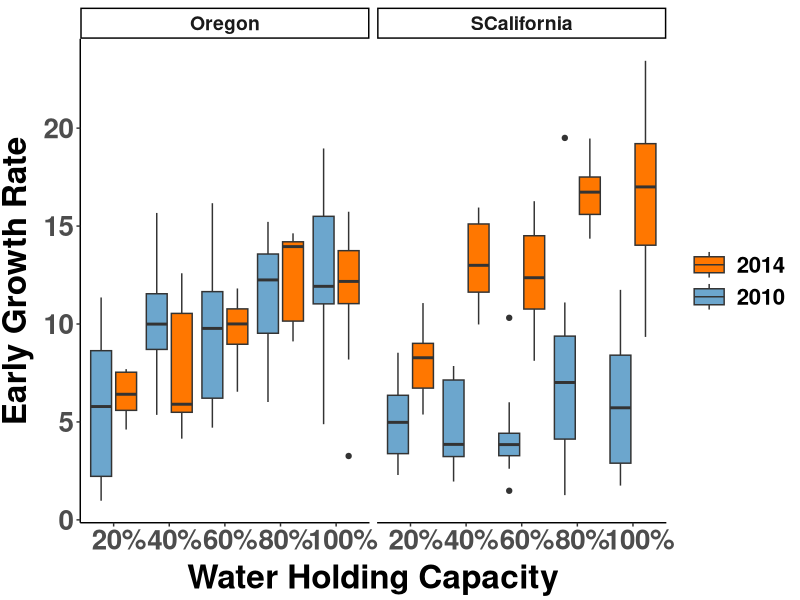
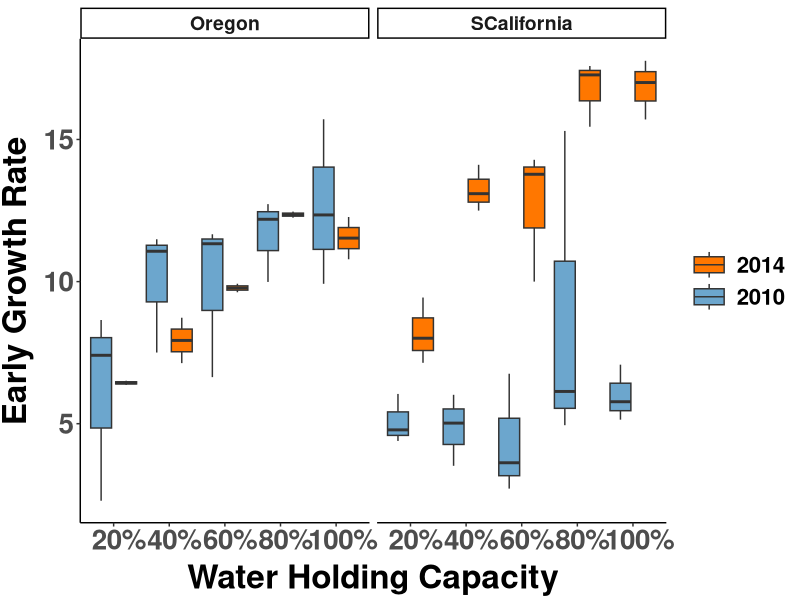
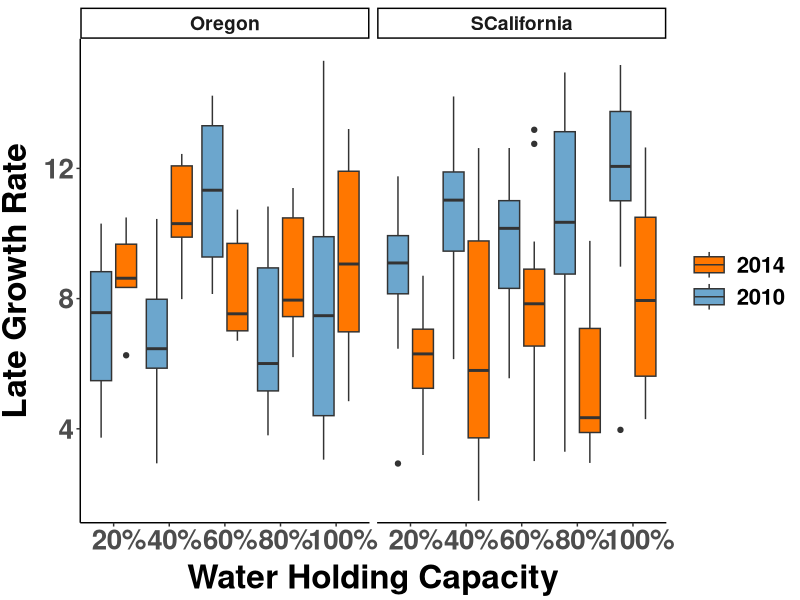
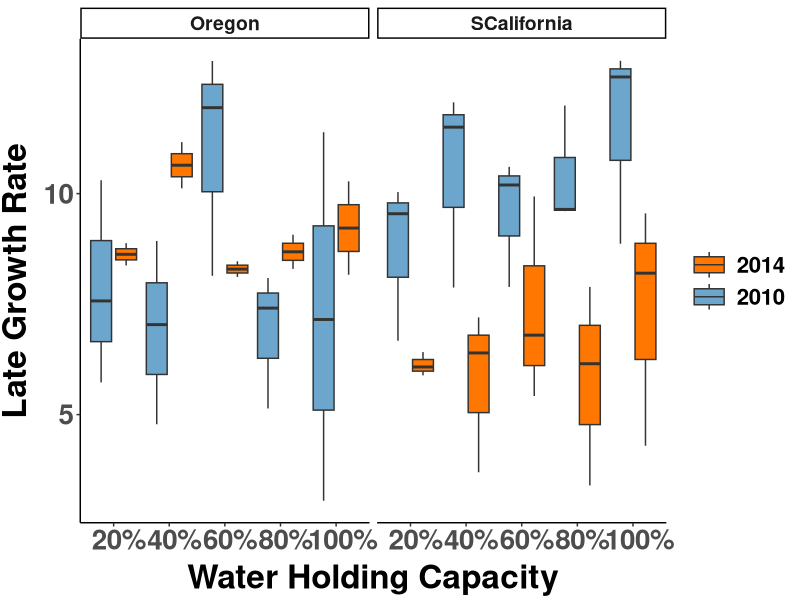
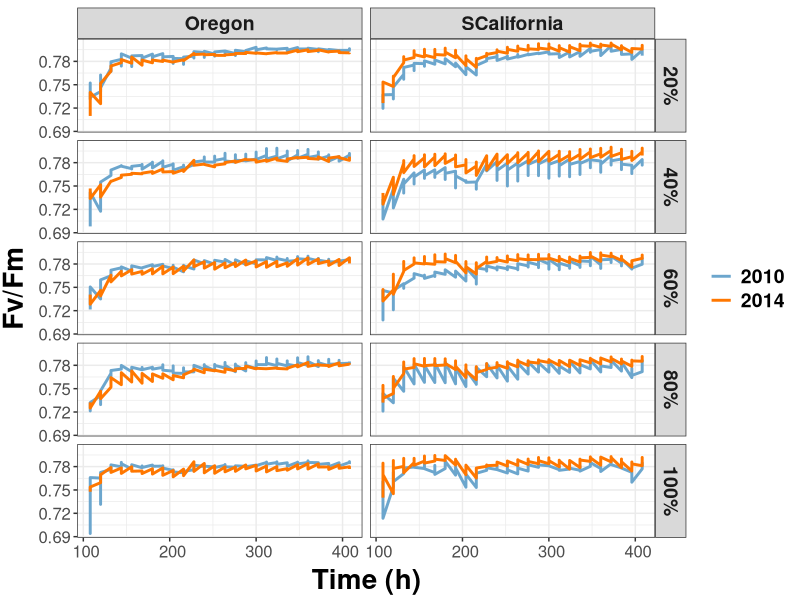
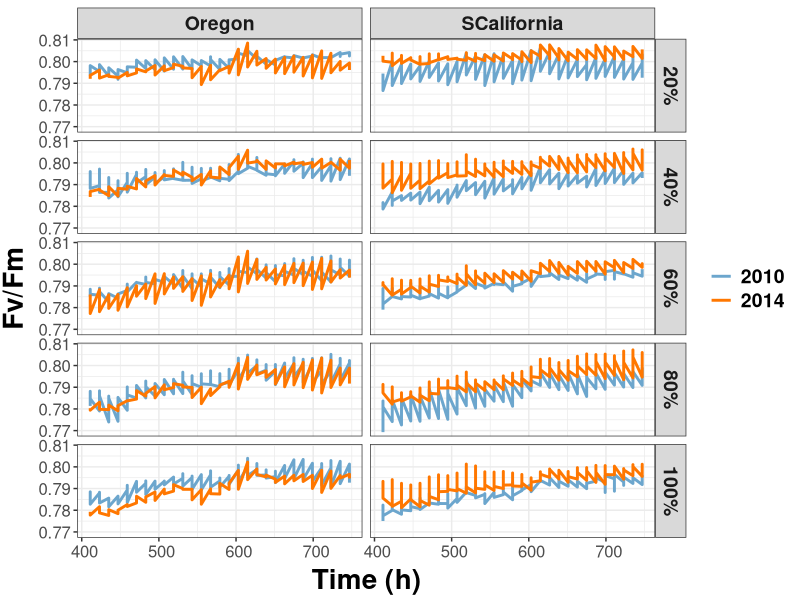
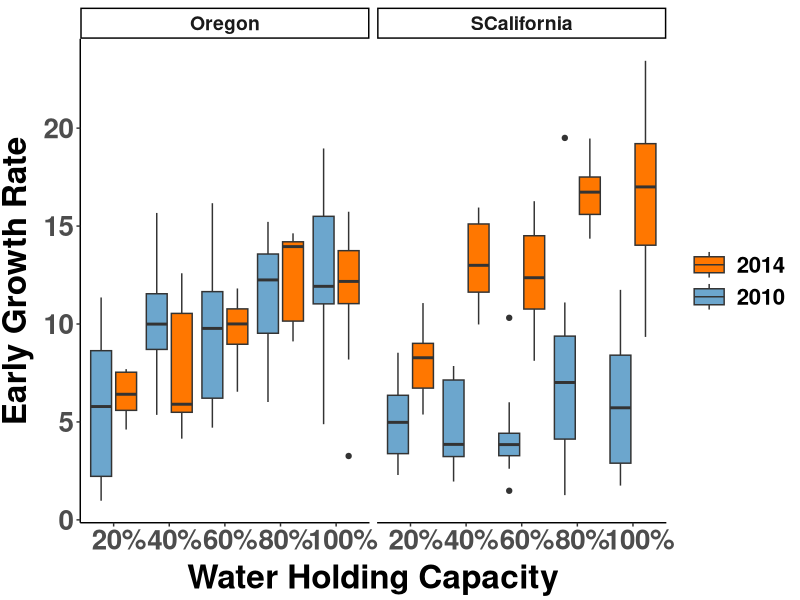
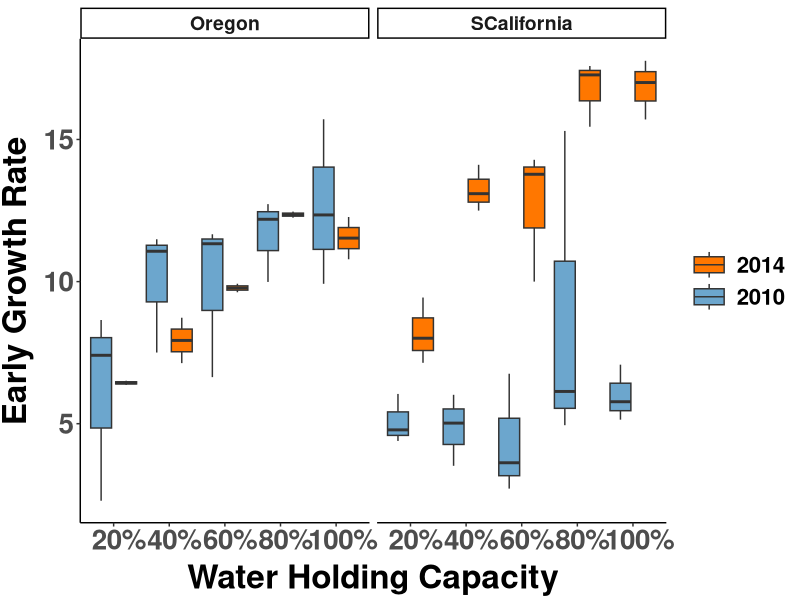

Source code (R) for these figures, in order:
##################################################################################
## Organize data for phenosight 1 experiment
## 
## Author Daniel Anstett
## 
## 
## Written Jan 22 2026
###################################################################################
#Import libraries
library(tidyverse)
library(car)

GR_early <- read_csv("data/Experiment01_EarlyGrowth_Mimulus.csv")
GR_late <- read_csv("data/Experiment01_LateGrowth_Mimulus.csv")

PS2_early <- read_csv("data/Experiment01_EarlyPS2_Mimulus.csv") %>% filter(TOE>100)
PS2_late <- read_csv("data/Experiment01_LatePS2_Mimulus.csv")
decode <- read_csv("data/decode.csv")

#Merge early and late
GR_early2 <- merge(GR_early, decode, by = "Population")
GR_early2$Treatment <- factor(GR_early2$Treatment, levels = c("20%", "40%", "60%", "80%", "100%"))

GR_late2 <- merge(GR_late, decode, by = "Population")
GR_late2$Treatment <- factor(GR_late2$Treatment, levels = c("20%", "40%", "60%", "80%", "100%"))

PS2_early2 <- merge(PS2_early, decode, by = "Population")
PS2_early2$Treatment <- factor(PS2_early2$Treatment, levels = c("20%", "40%", "60%", "80%", "100%"))

PS2_late2 <- merge(PS2_late, decode, by = "Population")
PS2_late2$Treatment <- factor(PS2_late2$Treatment, levels = c("20%", "40%", "60%", "80%", "100%"))

#Make a data frame that has line(pop) means
GR_early3 <- GR_early2 %>%
  group_by(Population, Treatment) %>%
  summarise(GR = mean(GR, na.rm = TRUE),Site = first(Site), Year = first(Year), .groups = 'drop')

GR_late3 <- GR_late2 %>%
  group_by(Population, Treatment) %>%
  summarise(GR = mean(GR, na.rm = TRUE),Site = first(Site), Year = first(Year), .groups = 'drop')

PS2_early3 <- PS2_early2 %>%
  group_by(Population, Treatment, TOE) %>%
  summarise(across(Fv.Fm:NDVI, ~mean(.x, na.rm = TRUE)), Site = first(Site), Year = first(Year),.groups = 'drop')

PS2_late3 <- PS2_late2 %>%
  group_by(Population, Treatment, TOE) %>%
  summarise(across(Fv.Fm:NDVI, ~mean(.x, na.rm = TRUE)), Site = first(Site), Year = first(Year),.groups = 'drop')



###################################################################################
###################################################################################
#Run Models
gr_early <- lm(GR ~ Site*Year+Treatment,data=GR_early3)
summary(gr_early)
Anova(gr_early,type=3)

gr_late <- lm(GR ~ Site*Year+Treatment,data=GR_late3)
summary(gr_late)
Anova(gr_late,type=3)

Fv.Fm_early <- lm(Fv.Fm ~ Site*Year+Treatment+TOE,data=PS2_early3) 
summary(Fv.Fm_early)
Anova(Fv.Fm_early)

Fv.Fm_late <- lm(Fv.Fm ~ Site*Year+Treatment+TOE,data=PS2_late3) 
summary(Fv.Fm_late)
Anova(Fv.Fm_late)




########## Make Plot ############

#Early Growth Rate All Data Points
ggplot(GR_early2, aes(x = Treatment, y = GR, fill = factor(Year))) +
  geom_boxplot(position = position_dodge(width = 0.9)) +
  scale_fill_manual(values = c("2010" = "skyblue3", "2014" = "#FF7700"),
                    name = "Year") +
  facet_wrap(~ Site) +
  labs(x = "Water Holding Capacity", y = "Early Growth Rate") +
  theme_classic() + theme(
  axis.text.x = element_text(size=20, face="bold", hjust = 0.4),
  axis.text.y = element_text(size=20,face="bold"),
  axis.title.x = element_text(color="black", size=24, vjust = 0.5, face="bold"),
  axis.title.y = element_text(color="black", size=24,vjust = 1.7, face="bold",hjust=0.5),
  legend.title = element_blank(),
  legend.text = element_text(size = 16,face="bold"),  # Increase the size of the legend text
  legend.key.size = unit(2, "lines"),  # Increase the size of the legend dots
  legend.key.height = unit(1.6, "lines"), #Reduce height
  strip.text = element_text(size = 14, face = "bold") #Make strip text larger
)+
  guides(color = guide_legend(reverse = TRUE, override.aes = list(linetype = 0)),
         fill  = guide_legend(reverse = TRUE))

ggsave("graphs/Site_year_gr_early_all.pdf",width=12, height = 6, units = "in")


#Early Growth Rate Line Means
ggplot(GR_early3, aes(x = Treatment, y = GR, fill = factor(Year))) +
  geom_boxplot(position = position_dodge(width = 0.9)) +
  scale_fill_manual(values = c("2010" = "skyblue3", "2014" = "#FF7700"),
                    name = "Year") +
  scale_y_continuous(breaks = c(0,5,10,15,20))+
  facet_wrap(~ Site) +
  labs(x = "Water Holding Capacity", y = "Early Growth Rate") +
  theme_classic() + theme(
    axis.text.x = element_text(size=20, face="bold", hjust = 0.4),
    axis.text.y = element_text(size=20,face="bold"),
    axis.title.x = element_text(color="black", size=24, vjust = 0.5, face="bold"),
    axis.title.y = element_text(color="black", size=24,vjust = 1.7, face="bold",hjust=0.5),
    legend.title = element_blank(),
    legend.text = element_text(size = 16,face="bold"),  # Increase the size of the legend text
    legend.key.size = unit(2, "lines"),  # Increase the size of the legend dots
    legend.key.height = unit(1.6, "lines"), #Reduce height
    strip.text = element_text(size = 14, face = "bold") #Make strip text larger
  )+
  guides(color = guide_legend(reverse = TRUE, override.aes = list(linetype = 0)),
         fill  = guide_legend(reverse = TRUE))

ggsave("graphs/Site_year_gr_early_means.pdf",width=12, height = 6, units = "in")

######## Late ##########


#late Growth Rate All Data Points
ggplot(GR_late2, aes(x = Treatment, y = GR, fill = factor(Year))) +
  geom_boxplot(position = position_dodge(width = 0.9)) +
  scale_fill_manual(values = c("2010" = "skyblue3", "2014" = "#FF7700"),
                    name = "Year") +
  facet_wrap(~ Site) +
  labs(x = "Water Holding Capacity", y = "Late Growth Rate") +
  theme_classic() + theme(
    axis.text.x = element_text(size=20, face="bold", hjust = 0.4),
    axis.text.y = element_text(size=20,face="bold"),
    axis.title.x = element_text(color="black", size=24, vjust = 0.5, face="bold"),
    axis.title.y = element_text(color="black", size=24,vjust = 1.7, face="bold",hjust=0.5),
    legend.title = element_blank(),
    legend.text = element_text(size = 16,face="bold"),  # Increase the size of the legend text
    legend.key.size = unit(2, "lines"),  # Increase the size of the legend dots
    legend.key.height = unit(1.6, "lines"), #Reduce height
    strip.text = element_text(size = 14, face = "bold") #Make strip text larger
  )+
  guides(color = guide_legend(reverse = TRUE, override.aes = list(linetype = 0)),
         fill  = guide_legend(reverse = TRUE))

ggsave("graphs/Site_year_gr_late_all.pdf",width=12, height = 6, units = "in")


#late Growth Rate Line Means
ggplot(GR_late3, aes(x = Treatment, y = GR, fill = factor(Year))) +
  geom_boxplot(position = position_dodge(width = 0.9)) +
  scale_fill_manual(values = c("2010" = "skyblue3", "2014" = "#FF7700"),
                    name = "Year") +
  scale_y_continuous(breaks = c(0,5,10,15,20))+
  facet_wrap(~ Site) +
  labs(x = "Water Holding Capacity", y = "Late Growth Rate") +
  theme_classic() + theme(
    axis.text.x = element_text(size=20, face="bold", hjust = 0.4),
    axis.text.y = element_text(size=20,face="bold"),
    axis.title.x = element_text(color="black", size=24, vjust = 0.5, face="bold"),
    axis.title.y = element_text(color="black", size=24,vjust = 1.7, face="bold",hjust=0.5),
    legend.title = element_blank(),
    legend.text = element_text(size = 16,face="bold"),  # Increase the size of the legend text
    legend.key.size = unit(2, "lines"),  # Increase the size of the legend dots
    legend.key.height = unit(1.6, "lines"), #Reduce height
    strip.text = element_text(size = 14, face = "bold") #Make strip text larger
  )+
  guides(color = guide_legend(reverse = TRUE, override.aes = list(linetype = 0)),
         fill  = guide_legend(reverse = TRUE))

ggsave("graphs/Site_year_gr_late_means.pdf",width=12, height = 6, units = "in")
###################################################################################
#PS2 plots

#Fv/Fm
ggplot(PS2_early3, aes(x = TOE, y = Fv.Fm, color = factor(Year))) +
  geom_line(size = 1) +
  scale_color_manual(values = c("2010" = "skyblue3", "2014" = "#FF7700"),
                     name = "Year") +
  facet_grid(Treatment ~ Site) +
  labs(x = "Time (h)", y = "Fv/Fm") +
  theme_bw() +
  theme(strip.text = element_text(size = 14, face = "bold"),
        axis.text.x = element_text(size=12,hjust = 0.4),
        axis.text.y = element_text(size=12),
        axis.title.x = element_text(color="black", size=20, vjust = 0.5, face="bold"),
        axis.title.y = element_text(color="black", size=20,vjust = 1.7, face="bold",hjust=0.5),
        legend.title = element_blank(),
        legend.text = element_text(size = 14,face="bold"))  # Increase the size of the legend text)

ggsave("graphs/FvFm_early.pdf",width=6, height = 8, units = "in")

ggplot(PS2_late3, aes(x = TOE, y = Fv.Fm, color = factor(Year))) +
  geom_line(size = 1) +
  scale_color_manual(values = c("2010" = "skyblue3", "2014" = "#FF7700"),
                     name = "Year") +
  facet_grid(Treatment ~ Site) +
  labs(x = "Time (h)", y = "Fv/Fm") +
  theme_bw() +
  theme(strip.text = element_text(size = 14, face = "bold"),
        axis.text.x = element_text(size=12,hjust = 0.4),
        axis.text.y = element_text(size=12),
        axis.title.x = element_text(color="black", size=20, vjust = 0.5, face="bold"),
        axis.title.y = element_text(color="black", size=20,vjust = 1.7, face="bold",hjust=0.5),
        legend.title = element_blank(),
        legend.text = element_text(size = 14,face="bold"))  # Increase the size of the legend text)

ggsave("graphs/FvFm_late.pdf",width=8, height = 11, units = "in")



###################################################################################
